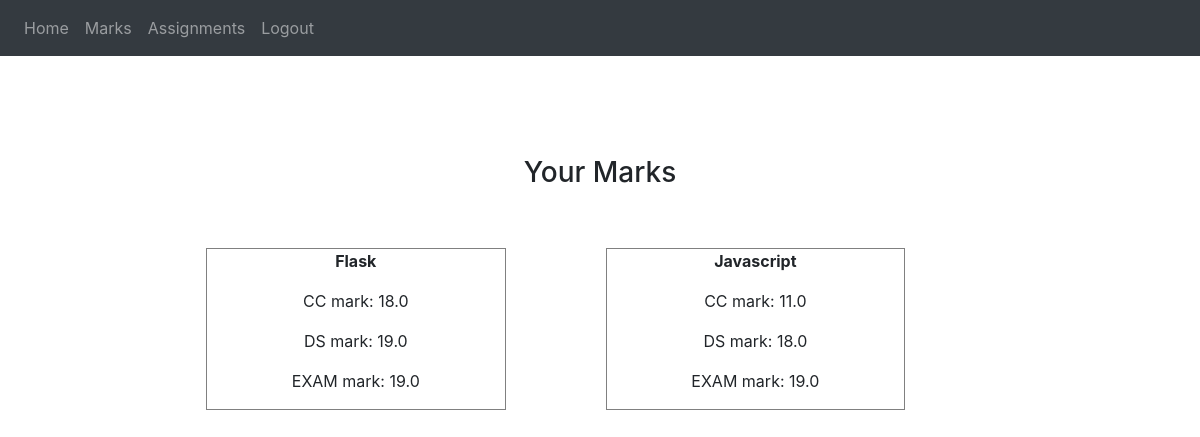
/marksStudent (signed in), run on the app's committed database.
### website/models.py (models this page shows)
class Mark(db.Model):
    id = db.Column(db.Integer, primary_key=True)
    cc = db.Column(db.Float)
    ds = db.Column(db.Float)
    exam = db.Column(db.Float)
    matiere = db.Column(db.String(300))
    username = db.Column(db.String(300))
    user_id = db.Column(db.Integer, db.ForeignKey('user.id'))

### website/views.py (the view)
@views.route('/marksStudent', methods=['GET'])
@login_required
def markStudent():
    mark_list = Mark.query.filter_by(user_id=current_user.id)
    return render_template("marksStudent.html", user=current_user, mark_list=mark_list)

### website/__init__.py (called while the page is built)
def create_app():
    app = Flask(__name__)
    app.config['SECRET_KEY'] = 'sesamesecretappkey'
    app.config['SQLALCHEMY_DATABASE_URI'] = f'sqlite:///{DB_NAME}'
    db.init_app(app)
    from .views import views
    from .auth import auth
    app.register_blueprint(views, url_prefix='/')
    app.register_blueprint(auth, url_prefix='/')
    from .models import User, Note ,Comment
    create_database(app)
    login_manager = LoginManager()
    login_manager.login_view = 'auth.login'
    login_manager.init_app(app)
    @login_manager.user_loader
    def load_user(id):
        return User.query.get(int(id))
    return app

### website/templates/marksStudent.html
{% extends "base.html" %} {% block title %}Marks{% endblock %} {% block content
    %}
    <div>
        <h3 align="center" style="margin-top:100px">Your Marks</h3>
        <div style="display:flex; flex-flow: row wrap; margin-left: 10%;">
            {% for mark in mark_list %}
                        <div style="  display: flex; flex-direction: column; justify-content: space-evenly;  align-items: center; width: 30%; border: 1px solid grey ; margin:5%;">
                            <strong><p>{{mark.matiere}}</p></strong>
                            <p>CC mark: {{mark.cc}}  </p>
                            <p>DS mark: {{mark.ds}}  </p>
                            <p>EXAM mark: {{mark.exam}}  </p>
                        </div >
            {% endfor %}
        </div>
{%endblock%}

### data on the page
Mark: matiere "Flask", cc "18.0", ds "19.0", exam "19.0"
Mark: matiere "Javascript", cc "11.0", ds "18.0", exam "19.0"
